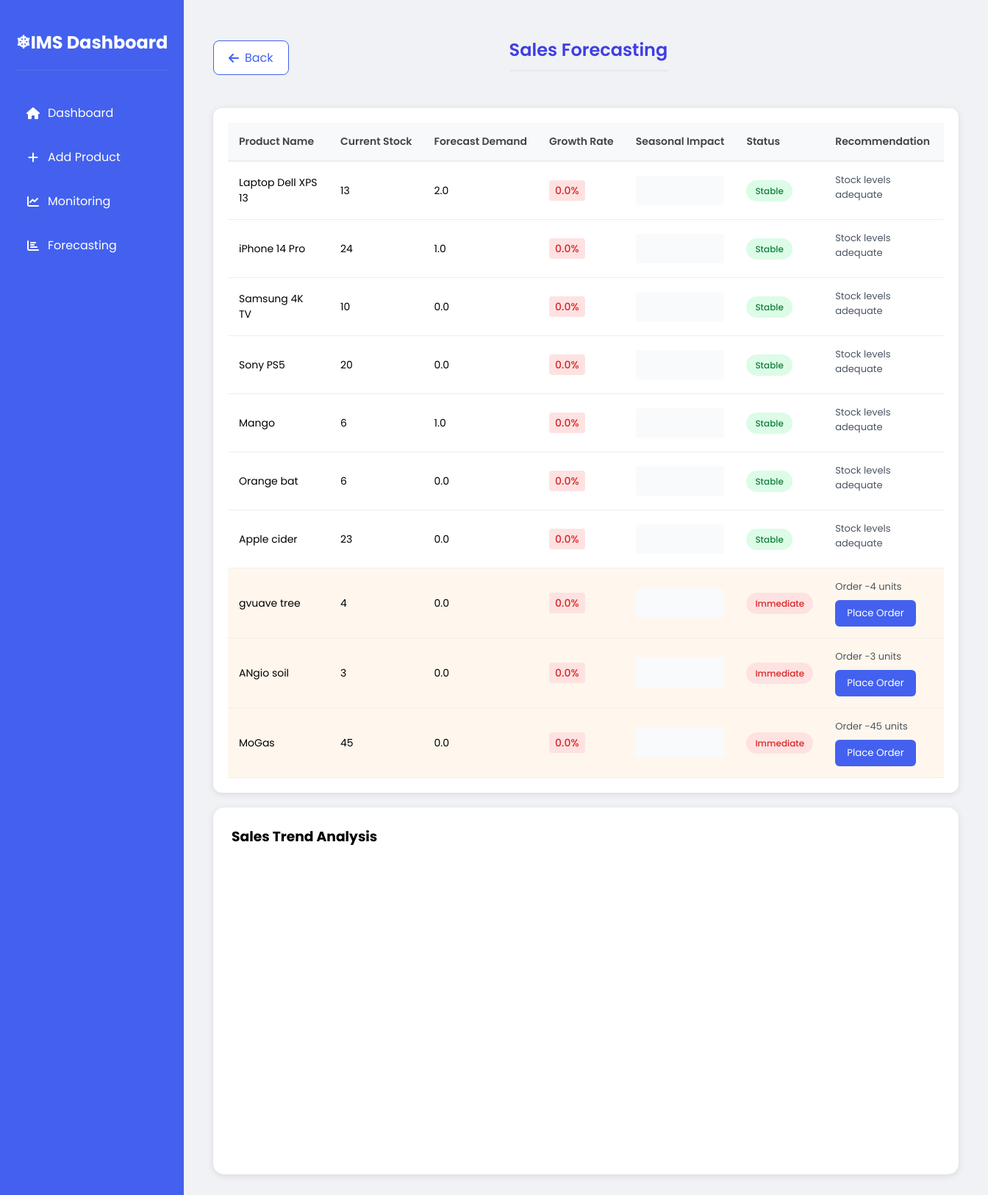
Before: /forecasting with the older database file.
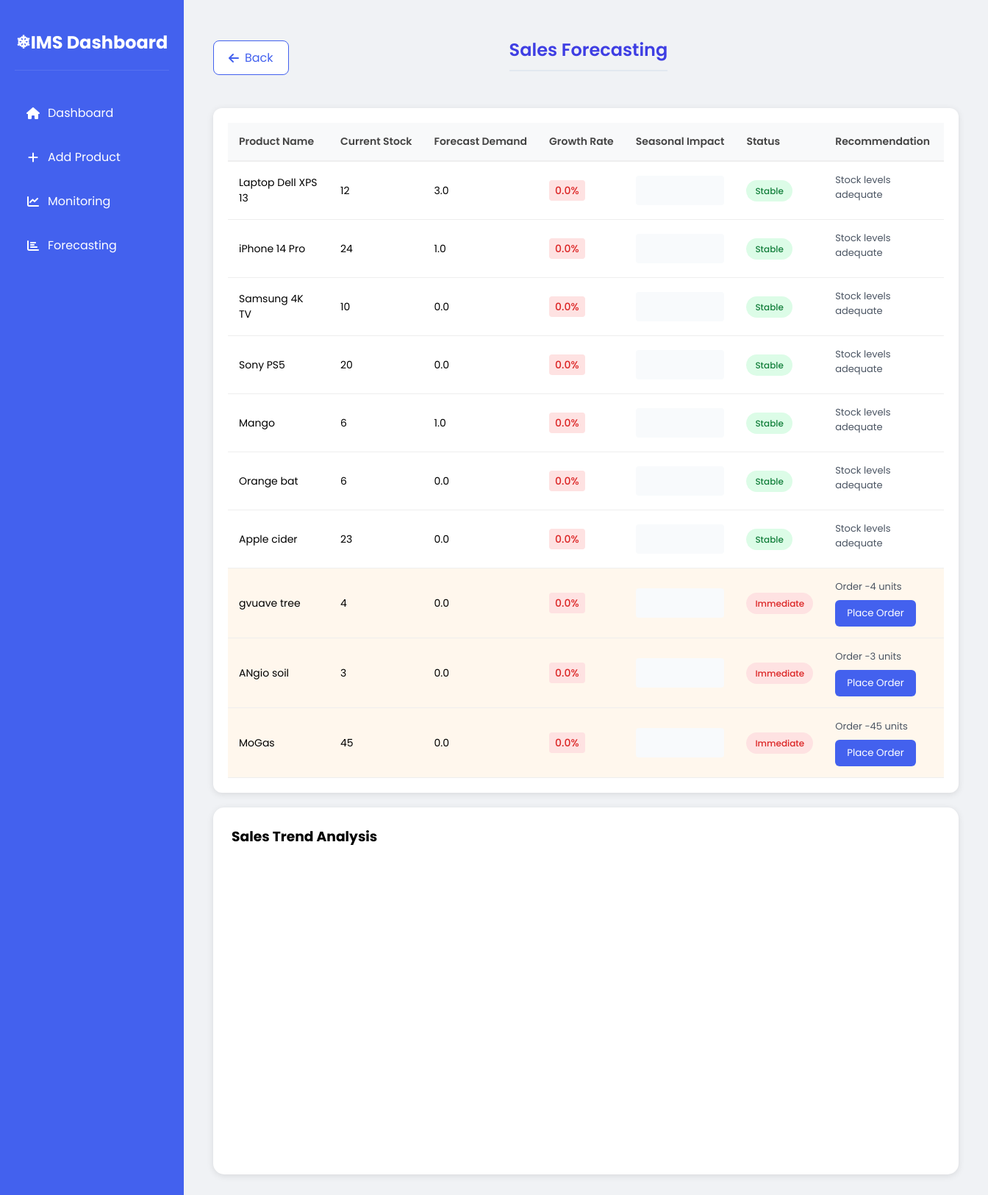
After: the same page with the newer database file.
### app/models/product.py (models this page shows, shortened)
class Product(db.Model):
    id = db.Column(db.Integer, primary_key=True)
    name = db.Column(db.String(100), nullable=False)
    description = db.Column(db.String(500))
    current_stock = db.Column(db.Integer, default=0)
    minimum_stock = db.Column(db.Integer, default=10)
    unit_price = db.Column(db.Float, nullable=False)
    created_at = db.Column(db.DateTime, default=datetime.utcnow)

### app/routes/main.py (the view)
@bp.route('/forecasting')
def forecasting():
    products = Product.query.all()
    current_date = datetime.now()
    for product in products:
        historical_sales = db.session.query(
            func.sum(Sale.quantity).label("total_quantity"),
            func.strftime('%Y-%m', Sale.sale_date).label('month')
        ).filter(
            Sale.product_id == product.id,
            Sale.sale_date >= (current_date - timedelta(days=365))
        ).group_by('month').all()
        historical_trend = [{'month': row.month, 'quantity': float(row.total_quantity or 0)} for row in historical_sales]
        seasonal_data = db.session.query(
            func.sum(Sale.quantity).label("total_quantity"),
            func.strftime('%m', Sale.sale_date).label('month')
        ).filter(
            Sale.product_id == product.id
        ).group_by('month').all()
        seasonal_pattern = [{'month': row.month, 'quantity': float(row.total_quantity or 0)} for row in seasonal_data]
        if historical_trend:
            sales_values = [row['quantity'] for row in historical_trend]
            if sales_values and sales_values[0] != 0:
                growth_rate = (sales_values[-1] - sales_values[0]) / sales_values[0]
            else:
                growth_rate = 0
        else:
            growth_rate = 0
        avg_monthly_sales = np.mean([row['quantity'] for row in historical_trend]) if historical_trend else 0
        seasonal_factor = 1.2 if current_date.month in [11, 12] else 1.0  # Holiday season adjustment
        forecast_demand = avg_monthly_sales * (1 + growth_rate) * seasonal_factor
        product.forecast_data = {
            'historical_trend': historical_trend,
            'seasonal_pattern': seasonal_pattern,
            'growth_rate': round(growth_rate * 100, 2),  # Convert to percentage
            'forecast_demand': round(forecast_demand, 2),
            'recommendation': get_recommendation(product, forecast_demand)
        }
    return render_template('forecasting.html', products=products)

### app/routes/main.py (called while the page is built)
def get_recommendation(product, forecast_demand):
    if product.current_stock < product.minimum_stock:
        urgency = "Immediate"
        action = f"Order {round(forecast_demand * 2 - product.current_stock)} units"
    elif product.current_stock < forecast_demand:
        urgency = "Soon"
        action = f"Consider ordering {round(forecast_demand - product.current_stock)} units"
    else:
        urgency = "Stable"
        action = "Stock levels adequate"
    return {
        'urgency': urgency,
        'action': action
    }

### app/templates/forecasting.html (shortened to what this page needs)
<!DOCTYPE html>
<html>
  <head>
    <link
      href="https://cdnjs.cloudflare.com/ajax/libs/font-awesome/6.0.0/css/all.min.css"
      rel="stylesheet"
    />
  </head>
  <body>
    <div class="sidebar">
      <div class="sidebar-header">
        <h2>❄IMS Dashboard</h2>
      </div>
      <div class="nav-menu">
        <a href="{{ url_for('main.dashboard') }}">
          <div class="nav-item"><i class="fas fa-home"></i> Dashboard</div>
        </a>
        <a href="{{ url_for('main.add_product') }}">
          <div class="nav-item"><i class="fas fa-plus"></i> Add Product</div>
        </a>
        <a href="{{ url_for('main.monitoring') }}">
          <div class="nav-item">
            <i class="fas fa-chart-line"></i> Monitoring
          </div>
        </a>
        <a href="{{ url_for('main.forecasting') }}">
          <div class="nav-item">
            <i class="fas fa-chart-bar"></i> Forecasting
          </div>
        </a>
      </div>
    </div>
    <div class="main-content">
      <div class="header-section">
        <a href="{{ url_for('main.dashboard') }}" class="return-btn">
          <i class="fas fa-arrow-left"></i> Back
        </a>
        <h2
          style="
            color: #3e3ee3;
            font-size: 24px;
            font-weight: 600;
            margin-bottom: 20px;
            margin-left: 280px;
            padding: 10px 0;
            border-bottom: 2px solid #e2e8f0;
          "
        >
          Sales Forecasting
        </h2>
      </div>
      <div class="table-container">
        <table class="forecast-table">
          <thead>
            <tr>
              <th>Product Name</th>
              <th>Current Stock</th>
              <th>Forecast Demand</th>
              <th>Growth Rate</th>
              <th>Seasonal Impact</th>
              <th>Status</th>
              <th>Recommendation</th>
            </tr>
          </thead>
          <tbody>
            {% for product in products %}
            <tr
              class="{% if product.current_stock <= product.minimum_stock %}warning{% endif %}"
            >
              <td>{{ product.name }}</td>
              <td>{{ product.current_stock }}</td>
              <td>{{ product.forecast_data.forecast_demand }}</td>
              <td>
                <span
                  class="growth-indicator {% if product.forecast_data.growth_rate > 0 %}positive{% else %}negative{% endif %}"
                >
                  {{ "%.1f"|format(product.forecast_data.growth_rate) }}%
                </span>
              </td>
              <td>
                <div
                  class="seasonal-chart"
                  data-seasonal="{{ product.forecast_data.seasonal_pattern|tojson }}"
                ></div>
              </td>
              <td>
                <span
                  class="status-badge status-{{ product.forecast_data.recommendation.urgency|lower }}"
                >
                  {{ product.forecast_data.recommendation.urgency }}
                </span>
              </td>
              <td>
                <div class="recommendation-text">
                  {{ product.forecast_data.recommendation.action }}
                </div>
                {% if product.forecast_data.recommendation.urgency != 'Stable'
                %}
                <form
                  action="{{ url_for('main.add_stock', product_id=product.id) }}"
                  method="GET"
                >
                  <button type="submit" class="action-btn">Place Order</button>
                </form>
                {% endif %}
              </td>
            </tr>
            {% endfor %}
          </tbody>
        </table>
      </div>
      <div class="forecast-chart">
        <h3>Sales Trend Analysis</h3>
        <div class="chart-container" id="forecast-trend"></div>
      </div>
    </div>
  </body>
</html>

Changed rows visible on the page:
changed Product "Laptop Dell XPS 13": current_stock "13" → "12"; forecast_data.forecast_demand "2.0" → "3.0"
